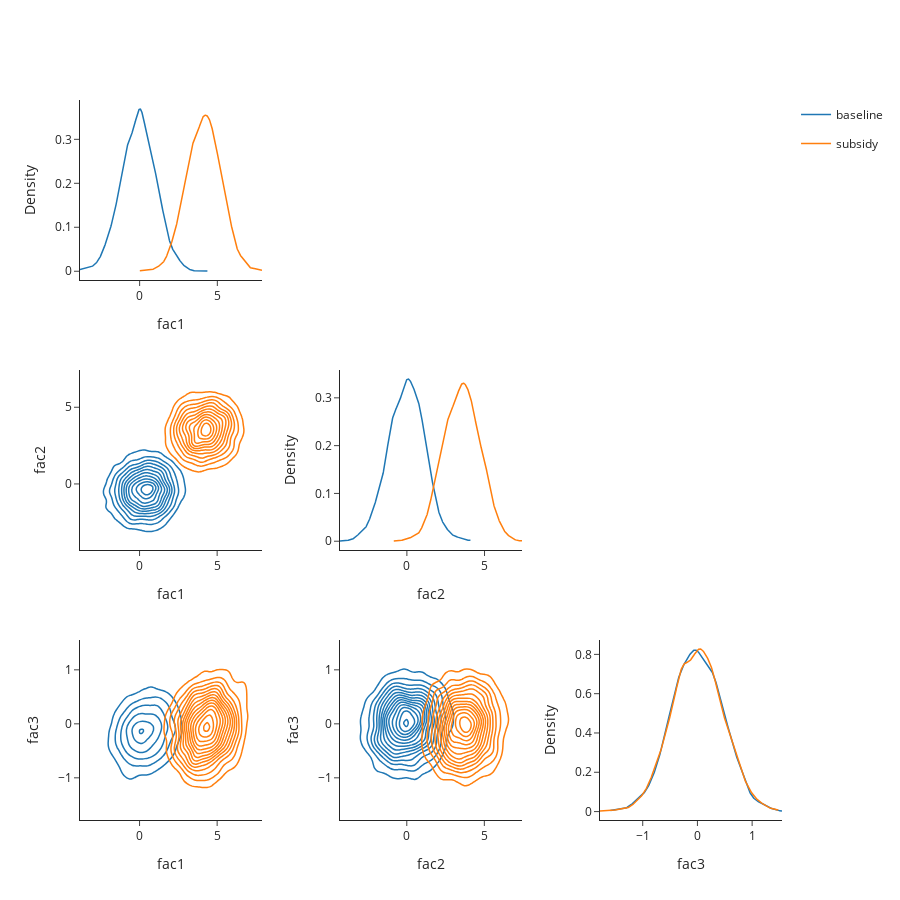

Notebook code for this chart:
### Code cell
fig.show()

### Figure 1 — Plotly figure (JSON) as saved in the notebook; plotly's stock layout.template omitted (floating-point values rounded to 4 significant figures; data arrays with more than 128 entries replaced by an {"elided": "..."} marker saying what was removed)
{"data": [{"legendgroup": "baseline", "line": {"width": 1.5}, "marker": {"color": "#1F77B4"}, "mode": "lines", "name": "baseline", "showlegend": true, "type": "scatter", "x": {"elided": "500 float values"}, "xaxis": "x", "y": {"elided": "500 float values"}, "yaxis": "y"}, {"legendgroup": "subsidy", "line": {"width": 1.5}, "marker": {"color": "#FF7F0E"}, "mode": "lines", "name": "subsidy", "showlegend": true, "type": "scatter", "x": {"elided": "500 float values"}, "xaxis": "x", "y": {"elided": "500 float values"}, "yaxis": "y"}, {"colorscale": [[0, "rgb(5,48,97)"], [0.1, "rgb(33,102,172)"], [0.2, "rgb(67,147,195)"], [0.3, "rgb(146,197,222)"], [0.4, "rgb(209,229,240)"], [0.5, "rgb(247,247,247)"], [0.6, "rgb(253,219,199)"], [0.7, "rgb(244,165,130)"], [0.8, "rgb(214,96,77)"], [0.9, "rgb(178,24,43)"], [1, "rgb(103,0,31)"]], "contours": {"coloring": "none", "showlabels": false}, "line": {"color": "#1F77B4", "width": 1.5}, "showlegend": false, "showscale": false, "type": "contour", "x": [-3.838, -3.67, -3.503, -3.335, -3.167, -3.0, -2.832, -2.664, -2.497, -2.329, -2.161, -1.994, -1.826, -1.658, -1.491, -1.323, -1.155, -0.9876, -0.82, -0.6523, -0.4847, -0.317, -0.1493, 0.01833, 0.186, 0.3537, 0.5213, 0.689, 0.8566, 1.024, 1.192, 1.36, 1.527, 1.695, 1.863, 2.03, 2.198, 2.366, 2.533, 2.701, 2.869, 3.036, 3.204, 3.372, 3.539, 3.707, 3.875, 4.042, 4.21, 4.378], "xaxis": "x2", "y": [-4.307, -4.135, -3.963, -3.791, -3.62, -3.448, -3.276, -3.104, -2.933, -2.761, -2.589, -2.417, -2.246, -2.074, -1.902, -1.73, -1.559, -1.387, -1.215, -1.043, -0.8716, -0.6998, -0.5281, -0.3563, -0.1846, -0.01281, 0.1589, 0.3307, 0.5025, 0.6742, 0.846, 1.018, 1.189, 1.361, 1.533, 1.705, 1.876, 2.048, 2.22, 2.392, 2.563, 2.735, 2.907, 3.079, 3.25, 3.422, 3.594, 3.766, 3.938, 4.109], "yaxis": "y2", "z": {"elided": "50x50 float values"}}, {"colorscale": [[0, "rgb(5,48,97)"], [0.1, "rgb(33,102,172)"], [0.2, "rgb(67,147,195)"], [0.3, "rgb(146,197,222)"], [0.4, "rgb(209,229,240)"], [0.5, "rgb(247,247,247)"], [0.6, "rgb(253,219,199)"], [0.7, "rgb(244,165,130)"], [0.8, "rgb(214,96,77)"], [0.9, "rgb(178,24,43)"], [1, "rgb(103,0,31)"]], "contours": {"coloring": "none", "showlabels": false}, "line": {"color": "#FF7F0E", "width": 1.5}, "showlegend": false, "showscale": false, "type": "contour", "x": [0.01307, 0.1738, 0.3346, 0.4953, 0.6561, 0.8169, 0.9776, 1.138, 1.299, 1.46, 1.621, 1.781, 1.942, 2.103, 2.264, 2.424, 2.585, 2.746, 2.907, 3.067, 3.228, 3.389, 3.55, 3.711, 3.871, 4.032, 4.193, 4.354, 4.514, 4.675, 4.836, 4.997, 5.157, 5.318, 5.479, 5.64, 5.8, 5.961, 6.122, 6.283, 6.443, 6.604, 6.765, 6.926, 7.086, 7.247, 7.408, 7.569, 7.729, 7.89], "xaxis": "x2", "y": [-0.8435, -0.6747, -0.5058, -0.337, -0.1682, 0.0006517, 0.1695, 0.3383, 0.5071, 0.676, 0.8448, 1.014, 1.182, 1.351, 1.52, 1.689, 1.858, 2.027, 2.195, 2.364, 2.533, 2.702, 2.871, 3.04, 3.208, 3.377, 3.546, 3.715, 3.884, 4.053, 4.221, 4.39, 4.559, 4.728, 4.897, 5.066, 5.234, 5.403, 5.572, 5.741, 5.91, 6.079, 6.247, 6.416, 6.585, 6.754, 6.923, 7.092, 7.26, 7.429], "yaxis": "y2", "z": {"elided": "50x50 float values"}}, {"colorscale": [[0, "rgb(5,48,97)"], [0.1, "rgb(33,102,172)"], [0.2, "rgb(67,147,195)"], [0.3, "rgb(146,197,222)"], [0.4, "rgb(209,229,240)"], [0.5, "rgb(247,247,247)"], [0.6, "rgb(253,219,199)"], [0.7, "rgb(244,165,130)"], [0.8, "rgb(214,96,77)"], [0.9, "rgb(178,24,43)"], [1, "rgb(103,0,31)"]], "contours": {"coloring": "none", "showlabels": false}, "line": {"color": "#1F77B4", "width": 1.5}, "showlegend": false, "showscale": false, "type": "contour", "x": [-3.838, -3.67, -3.503, -3.335, -3.167, -3.0, -2.832, -2.664, -2.497, -2.329, -2.161, -1.994, -1.826, -1.658, -1.491, -1.323, -1.155, -0.9876, -0.82, -0.6523, -0.4847, -0.317, -0.1493, 0.01833, 0.186, 0.3537, 0.5213, 0.689, 0.8566, 1.024, 1.192, 1.36, 1.527, 1.695, 1.863, 2.03, 2.198, 2.366, 2.533, 2.701, 2.869, 3.036, 3.204, 3.372, 3.539, 3.707, 3.875, 4.042, 4.21, 4.378], "xaxis": "x4", "y": [-1.589, -1.525, -1.461, -1.397, -1.333, -1.269, -1.205, -1.141, -1.076, -1.012, -0.9482, -0.8841, -0.82, -0.7559, -0.6918, -0.6276, -0.5635, -0.4994, -0.4353, -0.3712, -0.3071, -0.2429, -0.1788, -0.1147, -0.05059, 0.01352, 0.07764, 0.1418, 0.2059, 0.27, 0.3341, 0.3982, 0.4623, 0.5265, 0.5906, 0.6547, 0.7188, 0.7829, 0.847, 0.9112, 0.9753, 1.039, 1.104, 1.168, 1.232, 1.296, 1.36, 1.424, 1.488, 1.552], "yaxis": "y4", "z": {"elided": "50x50 float values"}}, {"colorscale": [[0, "rgb(5,48,97)"], [0.1, "rgb(33,102,172)"], [0.2, "rgb(67,147,195)"], [0.3, "rgb(146,197,222)"], [0.4, "rgb(209,229,240)"], [0.5, "rgb(247,247,247)"], [0.6, "rgb(253,219,199)"], [0.7, "rgb(244,165,130)"], [0.8, "rgb(214,96,77)"], [0.9, "rgb(178,24,43)"], [1, "rgb(103,0,31)"]], "contours": {"coloring": "none", "showlabels": false}, "line": {"color": "#FF7F0E", "width": 1.5}, "showlegend": false, "showscale": false, "type": "contour", "x": [0.01307, 0.1738, 0.3346, 0.4953, 0.6561, 0.8169, 0.9776, 1.138, 1.299, 1.46, 1.621, 1.781, 1.942, 2.103, 2.264, 2.424, 2.585, 2.746, 2.907, 3.067, 3.228, 3.389, 3.55, 3.711, 3.871, 4.032, 4.193, 4.354, 4.514, 4.675, 4.836, 4.997, 5.157, 5.318, 5.479, 5.64, 5.8, 5.961, 6.122, 6.283, 6.443, 6.604, 6.765, 6.926, 7.086, 7.247, 7.408, 7.569, 7.729, 7.89], "xaxis": "x4", "y": [-1.781, -1.714, -1.648, -1.581, -1.514, -1.448, -1.381, -1.315, -1.248, -1.181, -1.115, -1.048, -0.9813, -0.9147, -0.848, -0.7814, -0.7148, -0.6481, -0.5815, -0.5148, -0.4482, -0.3815, -0.3149, -0.2483, -0.1816, -0.115, -0.04834, 0.01831, 0.08495, 0.1516, 0.2182, 0.2849, 0.3515, 0.4182, 0.4848, 0.5514, 0.6181, 0.6847, 0.7514, 0.818, 0.8847, 0.9513, 1.018, 1.085, 1.151, 1.218, 1.285, 1.351, 1.418, 1.484], "yaxis": "y4", "z": {"elided": "50x50 float values"}}, {"legendgroup": "baseline", "line": {"width": 1.5}, "marker": {"color": "#1F77B4"}, "mode": "lines", "name": "baseline", "showlegend": false, "type": "scatter", "x": {"elided": "500 float values"}, "xaxis": "x3", "y": {"elided": "500 float values"}, "yaxis": "y3"}, {"legendgroup": "subsidy", "line": {"width": 1.5}, "marker": {"color": "#FF7F0E"}, "mode": "lines", "name": "subsidy", "showlegend": false, "type": "scatter", "x": {"elided": "500 float values"}, "xaxis": "x3", "y": {"elided": "500 float values"}, "yaxis": "y3"}, {"colorscale": [[0, "rgb(5,48,97)"], [0.1, "rgb(33,102,172)"], [0.2, "rgb(67,147,195)"], [0.3, "rgb(146,197,222)"], [0.4, "rgb(209,229,240)"], [0.5, "rgb(247,247,247)"], [0.6, "rgb(253,219,199)"], [0.7, "rgb(244,165,130)"], [0.8, "rgb(214,96,77)"], [0.9, "rgb(178,24,43)"], [1, "rgb(103,0,31)"]], "contours": {"coloring": "none", "showlabels": false}, "line": {"color": "#1F77B4", "width": 1.5}, "showlegend": false, "showscale": false, "type": "contour", "x": [-4.307, -4.135, -3.963, -3.791, -3.62, -3.448, -3.276, -3.104, -2.933, -2.761, -2.589, -2.417, -2.246, -2.074, -1.902, -1.73, -1.559, -1.387, -1.215, -1.043, -0.8716, -0.6998, -0.5281, -0.3563, -0.1846, -0.01281, 0.1589, 0.3307, 0.5025, 0.6742, 0.846, 1.018, 1.189, 1.361, 1.533, 1.705, 1.876, 2.048, 2.22, 2.392, 2.563, 2.735, 2.907, 3.079, 3.25, 3.422, 3.594, 3.766, 3.938, 4.109], "xaxis": "x5", "y": [-1.589, -1.525, -1.461, -1.397, -1.333, -1.269, -1.205, -1.141, -1.076, -1.012, -0.9482, -0.8841, -0.82, -0.7559, -0.6918, -0.6276, -0.5635, -0.4994, -0.4353, -0.3712, -0.3071, -0.2429, -0.1788, -0.1147, -0.05059, 0.01352, 0.07764, 0.1418, 0.2059, 0.27, 0.3341, 0.3982, 0.4623, 0.5265, 0.5906, 0.6547, 0.7188, 0.7829, 0.847, 0.9112, 0.9753, 1.039, 1.104, 1.168, 1.232, 1.296, 1.36, 1.424, 1.488, 1.552], "yaxis": "y5", "z": {"elided": "50x50 float values"}}, {"colorscale": [[0, "rgb(5,48,97)"], [0.1, "rgb(33,102,172)"], [0.2, "rgb(67,147,195)"], [0.3, "rgb(146,197,222)"], [0.4, "rgb(209,229,240)"], [0.5, "rgb(247,247,247)"], [0.6, "rgb(253,219,199)"], [0.7, "rgb(244,165,130)"], [0.8, "rgb(214,96,77)"], [0.9, "rgb(178,24,43)"], [1, "rgb(103,0,31)"]], "contours": {"coloring": "none", "showlabels": false}, "line": {"color": "#FF7F0E", "width": 1.5}, "showlegend": false, "showscale": false, "type": "contour", "x": [-0.8435, -0.6747, -0.5058, -0.337, -0.1682, 0.0006517, 0.1695, 0.3383, 0.5071, 0.676, 0.8448, 1.014, 1.182, 1.351, 1.52, 1.689, 1.858, 2.027, 2.195, 2.364, 2.533, 2.702, 2.871, 3.04, 3.208, 3.377, 3.546, 3.715, 3.884, 4.053, 4.221, 4.39, 4.559, 4.728, 4.897, 5.066, 5.234, 5.403, 5.572, 5.741, 5.91, 6.079, 6.247, 6.416, 6.585, 6.754, 6.923, 7.092, 7.26, 7.429], "xaxis": "x5", "y": [-1.781, -1.714, -1.648, -1.581, -1.514, -1.448, -1.381, -1.315, -1.248, -1.181, -1.115, -1.048, -0.9813, -0.9147, -0.848, -0.7814, -0.7148, -0.6481, -0.5815, -0.5148, -0.4482, -0.3815, -0.3149, -0.2483, -0.1816, -0.115, -0.04834, 0.01831, 0.08495, 0.1516, 0.2182, 0.2849, 0.3515, 0.4182, 0.4848, 0.5514, 0.6181, 0.6847, 0.7514, 0.818, 0.8847, 0.9513, 1.018, 1.085, 1.151, 1.218, 1.285, 1.351, 1.418, 1.484], "yaxis": "y5", "z": {"elided": "50x50 float values"}}, {"legendgroup": "baseline", "line": {"width": 1.5}, "marker": {"color": "#1F77B4"}, "mode": "lines", "name": "baseline", "showlegend": false, "type": "scatter", "x": {"elided": "500 float values"}, "xaxis": "x6", "y": {"elided": "500 float values"}, "yaxis": "y6"}, {"legendgroup": "subsidy", "line": {"width": 1.5}, "marker": {"color": "#FF7F0E"}, "mode": "lines", "name": "subsidy", "showlegend": false, "type": "scatter", "x": {"elided": "500 float values"}, "xaxis": "x6", "y": {"elided": "500 float values"}, "yaxis": "y6"}], "layout": {"height": 900, "scene": {"domain": {"x": [0.3704, 0.6296], "y": [0.75, 1]}}, "scene2": {"domain": {"x": [0.7407, 1], "y": [0.75, 1]}}, "scene3": {"domain": {"x": [0.7407, 1], "y": [0.375, 0.625]}}, "showlegend": true, "width": 900, "xaxis": {"anchor": "y", "domain": [0, 0.2593], "showgrid": false, "title": {"text": "fac1"}}, "xaxis2": {"anchor": "y2", "domain": [0, 0.2593], "title": {"text": "fac1"}}, "xaxis3": {"anchor": "y3", "domain": [0.3704, 0.6296], "title": {"text": "fac2"}}, "xaxis4": {"anchor": "y4", "domain": [0, 0.2593], "title": {"text": "fac1"}}, "xaxis5": {"anchor": "y5", "domain": [0.3704, 0.6296], "title": {"text": "fac2"}}, "xaxis6": {"anchor": "y6", "domain": [0.7407, 1], "title": {"text": "fac3"}}, "yaxis": {"anchor": "x", "domain": [0.75, 1], "showgrid": false, "title": {"text": "Density"}}, "yaxis2": {"anchor": "x2", "domain": [0.375, 0.625], "title": {"text": "fac2"}}, "yaxis3": {"anchor": "x3", "domain": [0.375, 0.625], "title": {"text": "Density"}}, "yaxis4": {"anchor": "x4", "domain": [0, 0.25], "title": {"text": "fac3"}}, "yaxis5": {"anchor": "x5", "domain": [0, 0.25], "title": {"text": "fac3"}}, "yaxis6": {"anchor": "x6", "domain": [0, 0.25], "title": {"text": "Density"}}}}
